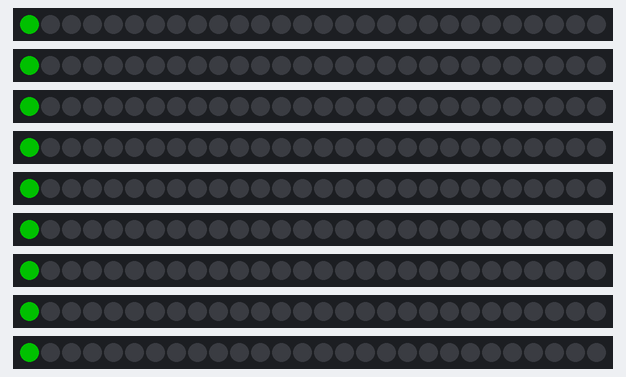
Bench run of a sketch on a simulated Arduino Uno, built with avr-gcc and run on an emulated ATmega328P. Parts: 9 × 28 RGB LEDs in strip order, left to right. Dim RGB values are drawn brighter than linear; colours are those a GRB WS2812 strip shows for the declared byte order; what the sketch prints to the serial monitor is not drawn.

Above: at 0.17 s.
At 4.9 s:
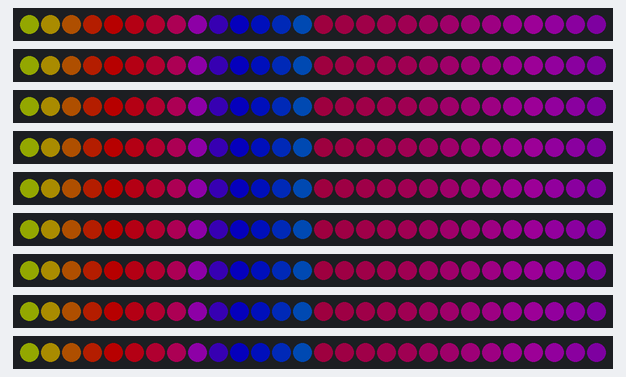
At 9.98 s:
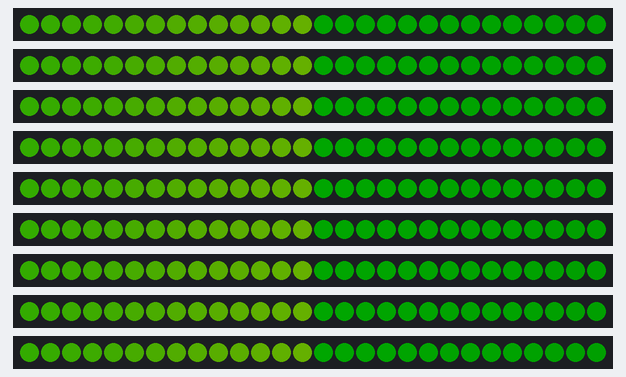
At 19.81 s:
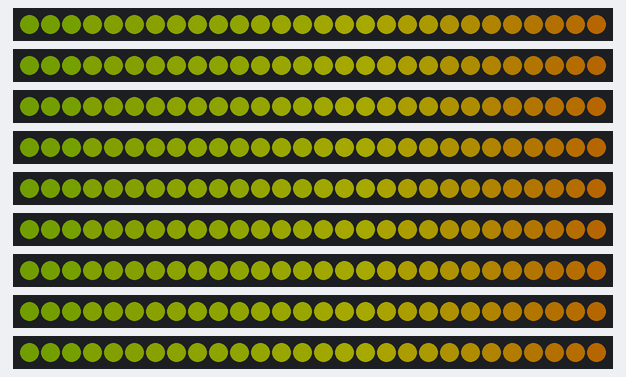
At 29.64 s:
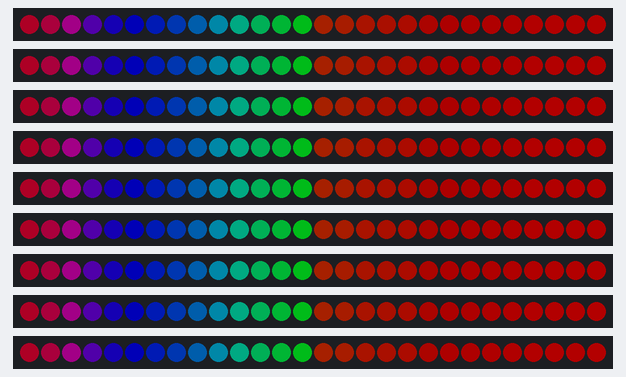
At 39.79 s:
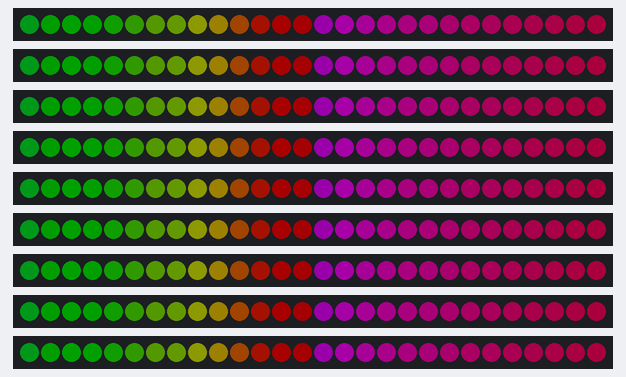

The sketch:

gumball.ino
```cpp
#include "FastLED.h"

// How many leds in your strip?
#define NUM_LEDS 28

// For led chips like Neopixels, which have a data line, ground, and power, you just
// need to define DATA_PIN.  For led chipsets that are SPI based (four wires - data, clock,
// ground, and power), like the LPD8806, define both DATA_PIN and CLOCK_PIN
#define DATA_PIN 8
#define CLOCK_PIN 13

// Define the array of leds
CRGB leds[NUM_LEDS];

void setup() {
  Serial.begin(57600);
  Serial.println("resetting");
  // LEDs are at addresses //36 - 52, step 2
  LEDS.addLeds<WS2812,36,RGB>(leds,NUM_LEDS);
  LEDS.addLeds<WS2812,38,RGB>(leds,NUM_LEDS);
  LEDS.addLeds<WS2812,40,RGB>(leds,NUM_LEDS);
  LEDS.addLeds<WS2812,42,RGB>(leds,NUM_LEDS);
  LEDS.addLeds<WS2812,44,RGB>(leds,NUM_LEDS);
  LEDS.addLeds<WS2812,46,RGB>(leds,NUM_LEDS);
  LEDS.addLeds<WS2812,48,RGB>(leds,NUM_LEDS);
  LEDS.addLeds<WS2812,50,RGB>(leds,NUM_LEDS);
  LEDS.addLeds<WS2812,52,RGB>(leds,NUM_LEDS);

  LEDS.setBrightness(84);
}

void fadeall() {
  for(int i = 0; i < NUM_LEDS; i++) {
    leds[i].nscale8(250);
  }
}

void loop() {
  static uint8_t hue = 0;
  static uint8_t flashHolder = 0;
  static uint8_t hueRange = 10;
  Serial.print("x");
  // First slide the led in one direction
  for(int i = 0; i < NUM_LEDS; i++) {
    // Set the i'th led to red
    leds[i] = CHSV(hue++, 255, 255);
    // Show the leds
    FastLED.show();
    // now that we've shown the leds, reset the i'th led to black
    // leds[i] = CRGB::Black;
    fadeall();
    // Wait a little bit before we loop around and do it again
    delay(10);
  }
  Serial.print("x");

  //crazy flash
  // log g and b to the r gives you fire

  for(int i = 0; i < NUM_LEDS; i++) {
    // Set the i'th led to red
    leds[i] = CHSV(flashHolder+=10, 255, 255);
    // Show the leds
    FastLED.show();
    // now that we've shown the leds, reset the i'th led to black
    // leds[i] = CRGB::Black;
    fadeall();
    // Wait a little bit before we loop around and do it again
    delay(10);
  }

  // Now go in the other direction.
  for(int i = (NUM_LEDS)-1; i >= 0; i--) {
    // Set the i'th led to red
    leds[i] = CHSV(hue++, 255, 255);
    // Show the leds
    FastLED.show();
    // now that we've shown the leds, reset the i'th led to black
    // leds[i] = CRGB::Black;
    fadeall();
    // Wait a little bit before we loop around and do it again
    delay(10);
  }

//  for(int i = (NUM_LEDS)-1; i >= 0; i--) {
//    leds[i] = CHSV(hue, 255, 255);
//    FastLED.show();
//    delay(10);
//  }
//  hue = hue + 10 % 256;
}
```
